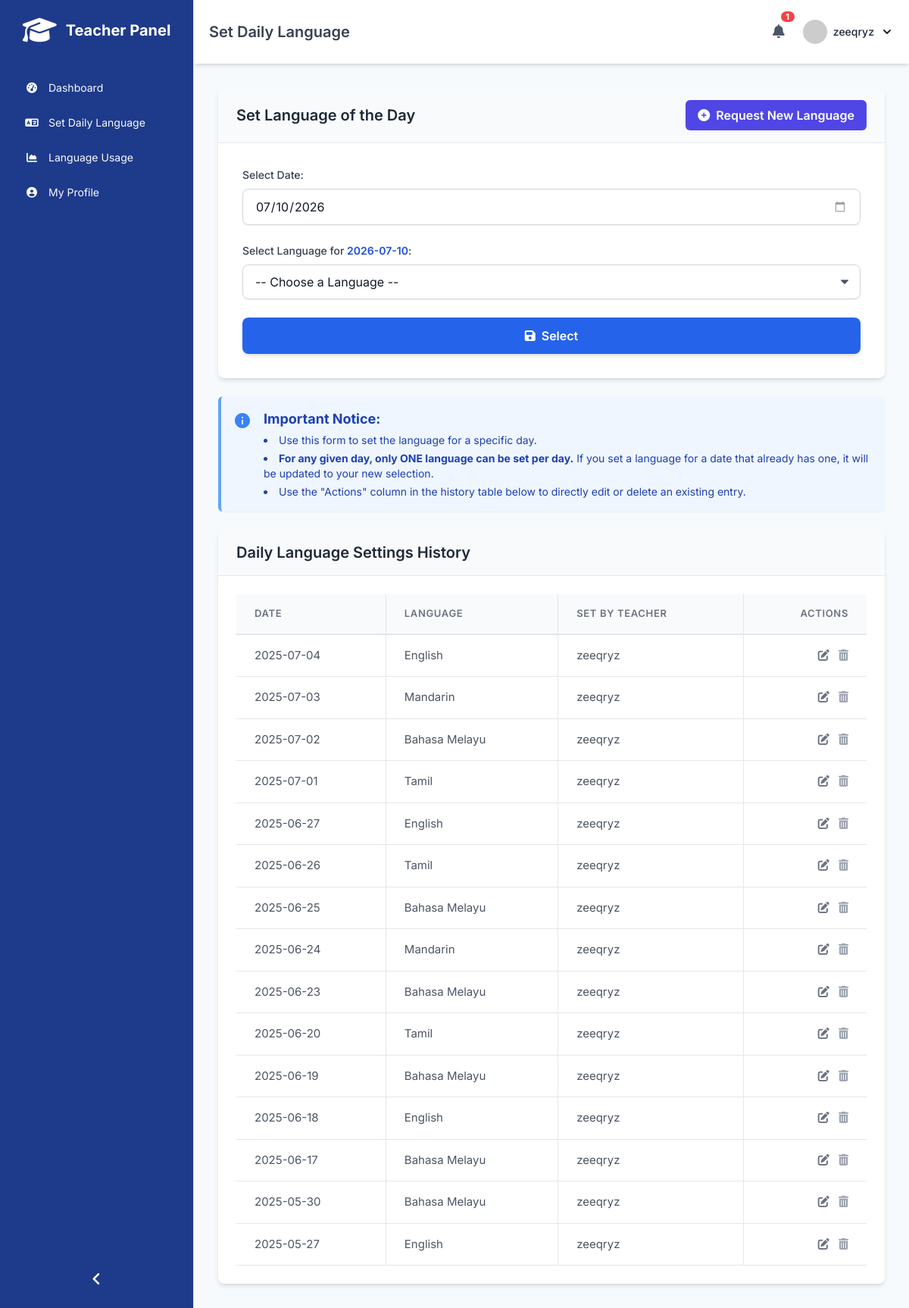
Page /teacher_dashboard.php?page=set_language (signed in) on the committed database.
### tables this page shows
CREATE TABLE `users` (
  `id` int(11) NOT NULL,
  `username` varchar(255) NOT NULL,
  `email` varchar(255) NOT NULL,
  `password` varchar(255) NOT NULL,
  `role` enum('admin','teacher') NOT NULL,
  `status` enum('active','inactive') DEFAULT 'active',
  `created_at` timestamp NOT NULL DEFAULT current_timestamp(),
  `updated_at` timestamp NOT NULL DEFAULT current_timestamp() ON UPDATE current_timestamp(),
  `profile_pic_path` varchar(255) DEFAULT NULL
);

CREATE TABLE `teacher_daily_languages` (
  `setting_date` date NOT NULL,
  `language_id` int(11) NOT NULL,
  `set_by_teacher_id` int(11) NOT NULL
);

CREATE TABLE `languages` (
  `id` int(11) NOT NULL,
  `language_name` varchar(100) NOT NULL,
  `created_at` timestamp NOT NULL DEFAULT current_timestamp(),
  `created_by` int(11) DEFAULT NULL
);

### teacher_views/set_language_content.php (the view, shortened to what this page needs)
<?php
$selected_date_str_display = isset($selected_date_str) ? htmlspecialchars($selected_date_str) : date('Y-m-d');
$available_languages_list = is_array($available_languages ?? null) ? $available_languages : [];
$teacher_daily_languages_records = [];
$sql_daily_langs_table = "SELECT tdl.setting_date, tdl.language_id, tdl.set_by_teacher_id, l.language_name, u.username AS set_by_username
                          FROM teacher_daily_languages tdl
                          JOIN languages l ON tdl.language_id = l.id
                          LEFT JOIN users u ON tdl.set_by_teacher_id = u.id
                          ORDER BY tdl.setting_date DESC";
$result_daily_langs_table = $conn->query($sql_daily_langs_table);
if ($result_daily_langs_table) {
    while ($row = $result_daily_langs_table->fetch_assoc()) {
        $set_by_username_display = htmlspecialchars($row['set_by_username'] ?? 'Unknown');
        $teacher_daily_languages_records[] = [
            'setting_date' => htmlspecialchars($row['setting_date']),
            'language_id' => htmlspecialchars($row['language_id']),
            'language_name' => htmlspecialchars($row['language_name']),
            'set_by_username' => $set_by_username_display
        ];
    }
} else {
    error_log("Error fetching teacher daily languages for table in set_language_content.php: " . $conn->error);
}
?>
<div>
    <div class="card bg-white shadow-md rounded-lg overflow-hidden mb-6">
        <div class="card-header bg-gray-50 px-6 py-4 border-b border-gray-200 flex justify-between items-center">
            <h3 class="text-xl font-semibold text-gray-800">Set Language of the Day</h3>
            <button id="openRequestLanguageModalBtn" class="bg-indigo-600 hover:bg-indigo-700 text-white font-semibold py-2 px-4 rounded-md shadow-sm flex items-center">
                <i class="fas fa-plus-circle mr-2"></i>Request New Language
            </button>
        </div>
        <div class="card-body p-6 md:p-8 w-full">
            <form method="POST" action="teacher_dashboard.php?page=set_language" id="dailyLanguageForm">
                <div class="mb-6">
                    <label for="setting_date_picker" class="block text-sm font-medium text-gray-700 mb-2">Select Date:</label>
                    <input type="date" id="setting_date_picker" name="setting_date"
                            value="<?php echo $selected_date_str_display; ?>"
                            class="w-full bg-white border border-gray-300 text-gray-900 px-4 py-2.5 rounded-lg shadow-sm
                                   focus:ring-blue-500 focus:border-blue-500 text-base"
                            required>
                </div>
                <div class="mb-6">
                    <label for="languageSelectPage" class="block text-sm font-medium text-gray-700 mb-2">
                        Select Language for <span id="selectedDateDisplay" class="font-semibold text-blue-700"><?php echo $selected_date_str_display; ?></span>:
                    </label>
                    <select id="languageSelectPage" name="language_id"
                            class="w-full bg-white border border-gray-300 text-gray-900 px-4 py-2.5 rounded-lg shadow-sm
                                   focus:ring-blue-500 focus:border-blue-500 text-base"
                            required
                            <?php echo empty($available_languages_list) ? 'disabled' : ''; ?>
                    >
                        <option value="">-- Choose a Language --</option>
                    </select>
                </div>
                <button type="submit" class="w-full bg-blue-600 hover:bg-blue-700 text-white font-semibold py-3 px-4 rounded-lg text-base
                                             transition duration-150 shadow-md focus:outline-none focus:ring-2 focus:ring-blue-500 focus:ring-opacity-50
                                             flex items-center justify-center">
                    <i class="fas fa-save mr-2"></i>Select
                </button>
            </form>
        </div>
    </div>
    <div class="bg-blue-50 border-l-4 border-blue-400 text-blue-800 p-4 rounded-md shadow-sm mb-6" role="alert">
        <div class="flex">
            <div class="py-1">
                <svg class="h-6 w-6 text-blue-500 mr-4" fill="currentColor" viewBox="0 0 24 24" xmlns="http://www.w3.org/2000/svg">
                    <path d="M12 2C6.48 2 2 6.48 2 12s4.48 10 10 10 10-4.48 10-10S17.52 2 12 2zm1 15h-2v-6h2v6zm0-8h-2V7h2v2z"/>
                </svg>
            </div>
            <div>
                <p class="font-bold text-lg mb-1">Important Notice:</p>
                <ul class="list-disc list-inside text-sm space-y-1">
                    <li>Use this form to set the language for a specific day.</li>
                    <li><strong>For any given day, only ONE language can be set per day.</strong> If you set a language for a date that already has one, it will be updated to your new selection.</li>
                    <li>Use the "Actions" column in the history table below to directly edit or delete an existing entry.</li>
                </ul>
            </div>
        </div>
    </div>
    <div class="card bg-white shadow-md rounded-lg overflow-hidden">
        <div class="card-header bg-gray-50 px-6 py-4 border-b border-gray-200">
            <h3 class="text-xl font-semibold text-gray-800">Daily Language Settings History</h3>
        </div>
        <div class="card-body p-6">
            <?php if (!empty($teacher_daily_languages_records)): ?>
                <div class="overflow-x-auto">
                    <table id="dailyLanguageHistoryTable" class="min-w-full text-left">
                        <thead>
                            <tr>
                                <th scope="col">Date</th>
                                <th scope="col">Language</th>
                                <th scope="col">Set By Teacher</th>
                                <th scope="col" class="text-right">Actions</th>
                            </tr>
                        </thead>
                        <tbody>
                            <?php foreach ($teacher_daily_languages_records as $record): ?>
                            <tr>
                                <td data-date="<?php echo $record['setting_date']; ?>"><?php echo $record['setting_date']; ?></td>
                                <td data-lang-id="<?php echo $record['language_id']; ?>"><?php echo $record['language_name']; ?></td>
                                <td><?php echo $record['set_by_username']; ?></td>
                                <td class="text-right whitespace-nowrap">
                                    <button type="button"
                                            class="edit-language-btn action-btn edit-btn"
                                            data-date="<?php echo $record['setting_date']; ?>"
                                            data-lang-id="<?php echo $record['language_id']; ?>"
                                            title="Edit Language Setting">
                                        <i class="fas fa-edit"></i>
                                    </button>
                                    <button type="button"
                                            class="delete-language-btn action-btn delete-btn ml-2"
                                            data-date="<?php echo $record['setting_date']; ?>"
                                            title="Delete Language Setting">
                                        <i class="fas fa-trash-alt"></i>
                                    </button>
                                </td>
                            </tr>
                            <?php endforeach; ?>
                        </tbody>
                    </table>
                </div>
            <?php else: ?>
                <p class="text-gray-600">No global daily language settings found yet.</p>
            <?php endif; ?>
        </div>
    </div>
</div>

### teacher_dashboard.php (shortened to what this page needs)
<?php
include 'db_connection.php';
$teacher_id = $_SESSION['user_id'];
$teacher_notifications_count = 0;
if ($teacher_id > 0) {
    $stmt_notifications = $conn->prepare("SELECT id, type, message, is_read, created_at FROM teacher_notifications WHERE teacher_id = ? ORDER BY created_at DESC LIMIT 5");
    if ($stmt_notifications) {
        $stmt_unread_count = $conn->prepare("SELECT COUNT(*) FROM teacher_notifications WHERE teacher_id = ? AND is_read = FALSE");
        if ($stmt_unread_count) {
            $stmt_unread_count->bind_param("i", $teacher_id);
            $stmt_unread_count->execute();
            $stmt_unread_count->bind_result($count);
            $teacher_notifications_count = $count;
        }
    }
}
$teacher_username = "Teacher";
$teacher_profile_pic_initial = 'T';
$teacher_actual_profile_pic = '';
$sql_profile = "SELECT username, email, profile_pic_path FROM users WHERE id = ?";
$stmt_profile = $conn->prepare($sql_profile);
if ($stmt_profile) {
    $stmt_profile->bind_param("i", $teacher_id);
    if ($stmt_profile->execute()) {
        $result_profile = $stmt_profile->get_result();
        if ($profile_data_row = $result_profile->fetch_assoc()) {
            $teacher_username = htmlspecialchars($profile_data_row['username']);
            if (!empty($profile_data_row['profile_pic_path']) && file_exists($profile_data_row['profile_pic_path'])) {
                $teacher_actual_profile_pic = htmlspecialchars($profile_data_row['profile_pic_path']);
            } else {
                $teacher_actual_profile_pic = '';
            }
            if (!empty($teacher_username)) {
                $teacher_profile_pic_initial = strtoupper(substr($teacher_username, 0, 1));
            }
        }
    }
}
$topbar_avatar_url = !empty($teacher_actual_profile_pic) ? $teacher_actual_profile_pic : 'https://placehold.co/40x40/A0AEC0/FFFFFF?text=' . $teacher_profile_pic_initial;
$page = isset($_GET['page']) ? $_GET['page'] : 'dashboard';
$page_title = ucfirst($page);
if ($page === 'set_language') {
    $page_title = "Set Daily Language";
} elseif ($page === 'language_usage') {
    $page_title = "Language Usage";
} elseif ($page === 'profile') {
    $page_title = "My Profile";
}
$selected_date_str = isset($_GET['setting_date']) ? $_GET['setting_date'] : date('Y-m-d');
$available_languages = [];
$sql_available_languages = "SELECT id, language_name FROM languages ORDER BY language_name ASC";
$result_available_languages = $conn->query($sql_available_languages);
if ($result_available_languages) {
    while ($row = $result_available_languages->fetch_assoc()) {
        $available_languages[] = $row;
    }
} else {
    error_log("Error fetching available languages: " . $conn->error);
}
?>
<!DOCTYPE html>
<html lang="en">
<head>
    <link rel="stylesheet" type="text/css" href="https://cdn.datatables.net/2.0.8/css/dataTables.dataTables.min.css">
    <script src="https://cdn.tailwindcss.com"></script>
    <link rel="stylesheet" href="https://cdnjs.cloudflare.com/ajax/libs/font-awesome/6.5.1/css/all.min.css">
    <link rel="stylesheet" href="https://unpkg.com/micromodal/dist/micromodal.min.css">
</head>
<body class="flex h-screen">
    <aside class="sidebar w-64 text-gray-700 flex flex-col fixed h-full md:relative md:translate-x-0 z-30 flex-shrink-0" id="sidebar">
        <div class="sidebar-header p-5 flex items-center justify-center ">
            <i class="fas fa-graduation-cap text-4xl text-white mr-3 sidebar-logo-icon"></i>
            <span class="logo-text text-xl font-bold text-white">Teacher Panel</span>
        </div>
        <nav class="flex-grow p-4 space-y-1.5 overflow-y-auto">
            <a href="teacher_dashboard.php?page=dashboard" id="nav-dashboard" class="sidebar-item flex items-center px-4 py-2.5 rounded-md text-sm">
                <i class="fas fa-tachometer-alt w-5 text-center mr-3"></i>
                <span>Dashboard</span>
            </a>
            <a href="teacher_dashboard.php?page=set_language" id="nav-set_language" class="sidebar-item flex items-center px-4 py-2.5 rounded-md text-sm">
                <i class="fas fa-language w-5 text-center mr-3"></i>
                <span>Set Daily Language</span>
            </a>
            <a href="teacher_dashboard.php?page=language_usage" id="nav-language_usage" class="sidebar-item flex items-center px-4 py-2.5 rounded-md text-sm">
                <i class="fas fa-chart-area w-5 text-center mr-3"></i>
                <span>Language Usage</span>
            </a>
            <a href="teacher_dashboard.php?page=profile" id="nav-profile" class="sidebar-item flex items-center px-4 py-2.5 rounded-md text-sm">
                <i class="fas fa-user-circle w-5 text-center mr-3"></i>
                <span>My Profile</span>
            </a>
        </nav>
        <div class="p-4 text-center">
            <button id="sidebarToggleBottom" class="text-white focus:outline-none p-2 rounded-full hover:bg-gray-200">
                <i class="fas fa-angle-left text-xl"></i>
            </button>
        </div>
    </aside>
    <div id="main-content-area" class="flex-1 flex flex-col overflow-hidden content-area">
        <header class="bg-white shadow-md p-5 flex justify-between items-center z-20">
            <div class="flex items-center">
                <h1 class="text-xl font-semibold text-gray-700" id="page-title"><?php echo htmlspecialchars($page_title); ?></h1>
            </div>
            <div class="flex items-center space-x-4">
                <div class="dropdown-container">
                    <button id="teacherNotificationButton" type="button" class="relative p-2 text-gray-600 hover:text-gray-800 focus:outline-none focus:ring-2 focus:ring-offset-2 focus:ring-blue-500 rounded-full">
                        <i class="fas fa-bell text-lg"></i>
                        <?php if ($teacher_notifications_count > 0): ?>
                            <span class="notification-count"><?php echo $teacher_notifications_count; ?></span>
                        <?php endif; ?>
                    </button>
                </div>
                <div class="relative" id="profileDropdownContainer">
                    <button id="dropdownAvatarNameButton" data-dropdown-toggle="dropdownAvatarName" class="flex items-center text-sm pe-1 font-medium text-gray-900 rounded-full hover:text-blue-600 dark:hover:text-blue-500 md:me-0 focus:ring-4 focus:ring-gray-100 dark:focus:ring-700 dark:text-white" type="button">
                        <img class="w-8 h-8 me-2 rounded-full" src="<?php echo $topbar_avatar_url; ?>" alt="user photo" onerror="this.onerror=null; this.src='https://placehold.co/32x32/A0AEC0/FFFFFF?text=<?php echo $teacher_profile_pic_initial; ?>';">
                        <?php echo htmlspecialchars($teacher_username); ?>
                        <svg class="w-2.5 h-2.5 ms-3" aria-hidden="true" xmlns="http://www.w3.org/2000/svg" fill="none" viewBox="0 0 10 6">
                            <path stroke="currentColor" stroke-linecap="round" stroke-linejoin="round" stroke-width="2" d="m1 1 4 4 4-4"/>
                        </svg>
                    </button>
                </div>
            </div>
        </header>
        <main class="flex-1 p-6 md:p-8 overflow-y-auto">
            <?php
            $base_views_path = 'teacher_views/';
            switch ($page) {
                case 'set_language':
                    if (file_exists($base_views_path . 'set_language_content.php')) {
                        include $base_views_path . 'set_language_content.php';
                    }
                    break;
            }
            ?>
        </main>
    </div>
</body>
</html>

### rows in the picture
users: username "zeeqryz"
teacher_daily_languages: setting_date "2025-07-04", language.language_name "English", set_by_teacher.username "zeeqryz"
teacher_daily_languages: setting_date "2025-07-03", language.language_name "Mandarin", set_by_teacher.username "zeeqryz"
teacher_daily_languages: setting_date "2025-07-02", language.language_name "Bahasa Melayu", set_by_teacher.username "zeeqryz"
teacher_daily_languages: setting_date "2025-07-01", language.language_name "Tamil", set_by_teacher.username "zeeqryz"
teacher_daily_languages: setting_date "2025-06-27", language.language_name "English", set_by_teacher.username "zeeqryz"
teacher_daily_languages: setting_date "2025-06-26", language.language_name "Tamil", set_by_teacher.username "zeeqryz"
teacher_daily_languages: setting_date "2025-06-25", language.language_name "Bahasa Melayu", set_by_teacher.username "zeeqryz"
teacher_daily_languages: setting_date "2025-06-24", language.language_name "Mandarin", set_by_teacher.username "zeeqryz"
teacher_daily_languages: setting_date "2025-06-23", language.language_name "Bahasa Melayu", set_by_teacher.username "zeeqryz"
teacher_daily_languages: setting_date "2025-06-20", language.language_name "Tamil", set_by_teacher.username "zeeqryz"
teacher_daily_languages: setting_date "2025-06-19", language.language_name "Bahasa Melayu", set_by_teacher.username "zeeqryz"
teacher_daily_languages: setting_date "2025-06-18", language.language_name "English", set_by_teacher.username "zeeqryz"
teacher_daily_languages: setting_date "2025-06-17", language.language_name "Bahasa Melayu", set_by_teacher.username "zeeqryz"
teacher_daily_languages: setting_date "2025-05-30", language.language_name "Bahasa Melayu", set_by_teacher.username "zeeqryz"
teacher_daily_languages: setting_date "2025-05-27", language.language_name "English", set_by_teacher.username "zeeqryz"

### other values in the picture
$page_title "Set Daily Language"
$teacher_notifications_count "1"
